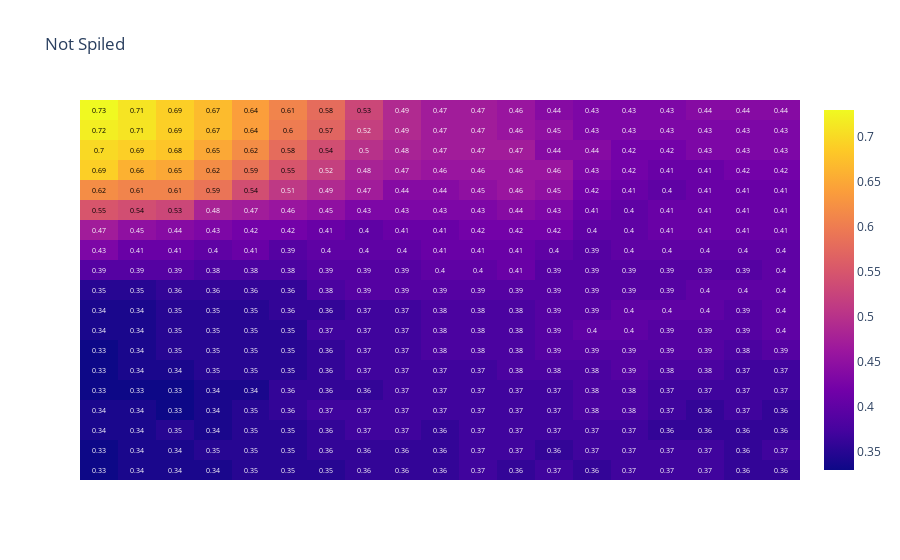
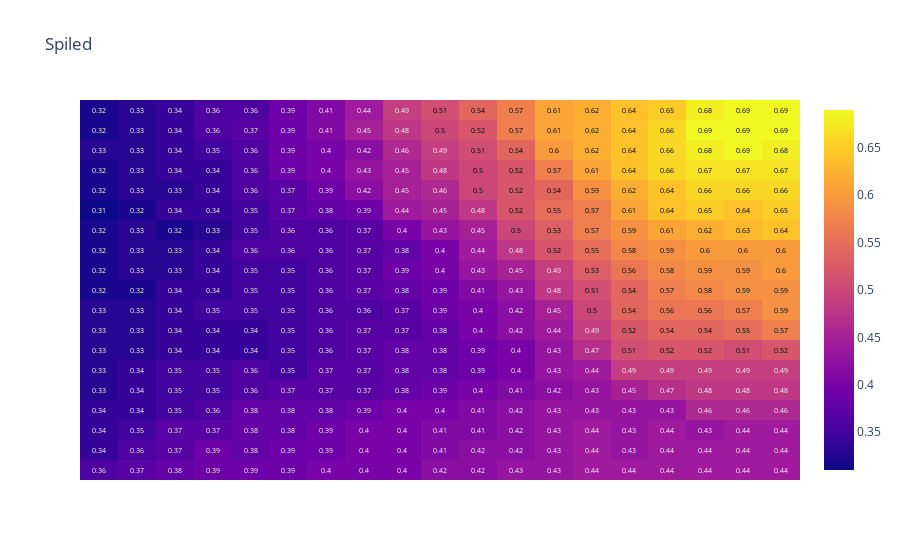

The code cell stored with these charts, in order, in its notebook:
### Code cell
GEMA.Visualization.codebook_vectors(main_map, np.array(["Not Spiled", "Spiled"]))
